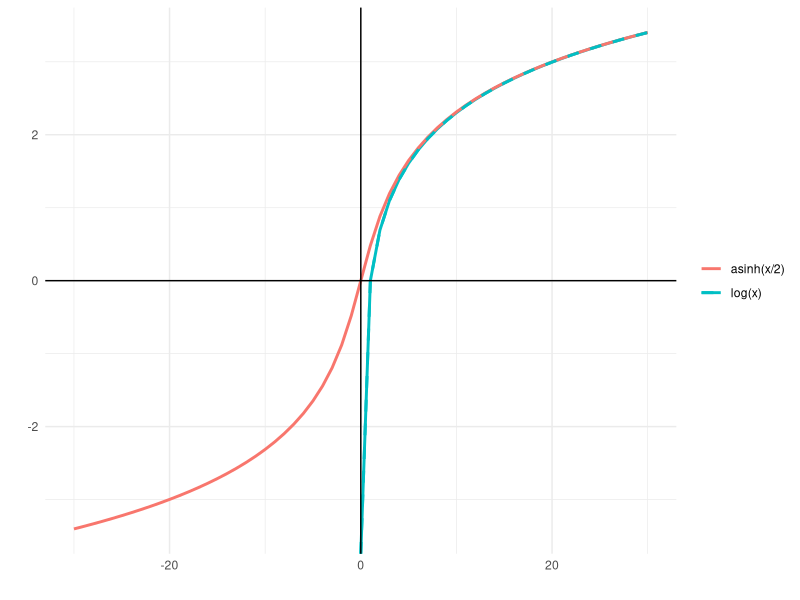

R code for this plot:
## ---- chunk 1
knitr::opts_chunk$set(
  collapse = TRUE,
  comment = "#>",
  base.dir = "./",
  base.url = "./articles",
  fig.path = "figures/statistical-model-"
)
## ---- chunk 2
x <- seq(-30, 30)
ggplot2::ggplot() + 
  ggplot2::geom_line(ggplot2::aes(x=x, y=log(x), color="log(x)"), linewidth=1) +
  ggplot2::geom_line(ggplot2::aes(x=x, y=asinh(x/2), color="asinh(x/2)"), linewidth=1) + 
  ggplot2::geom_line(ggplot2::aes(x=x, y=log(x), color="log(x)"), linetype="dashed", linewidth=1) +
#  ggplot2::geom_line(ggplot2::aes(x=x, y=asinh(x), color="asinh(x)")) + 
  ggplot2::geom_hline(yintercept=0) + 
  ggplot2::geom_vline(xintercept=0) + 
  ggplot2::xlab("") + 
  ggplot2::ylab("") + 
  ggplot2::theme_minimal() + 
  ggplot2::theme(legend.title = ggplot2::element_blank())
